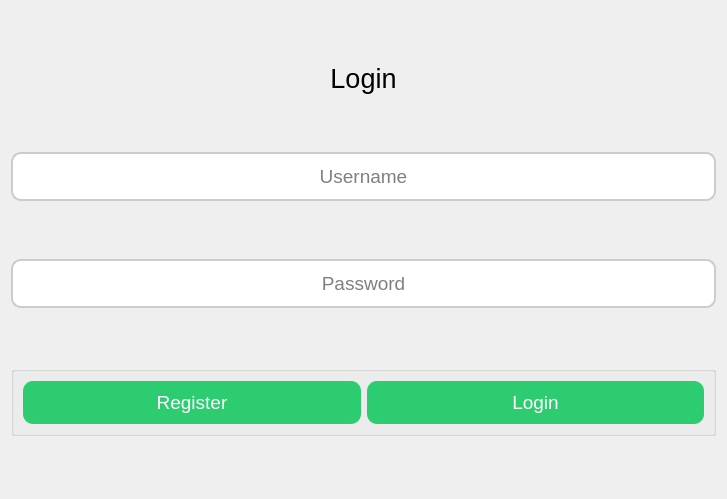
<?xml version="1.0" encoding="UTF-8"?>
<ui version="4.0">
 <class>LoginPage</class>
 <widget class="QWidget" name="Login">
  <property name="geometry">
   <rect>
    <x>0</x>
    <y>0</y>
    <width>727</width>
    <height>499</height>
   </rect>
  </property>
  <property name="windowTitle">
   <string>Login</string>
  </property>
  <layout class="QVBoxLayout" name="verticalLayout">
   <item>
    <spacer name="verticalSpacer">
     <property name="orientation">
      <enum>Qt::Vertical</enum>
     </property>
     <property name="sizeHint" stdset="0">
      <size>
       <width>20</width>
       <height>40</height>
      </size>
     </property>
    </spacer>
   </item>
   <item>
    <widget class="QLabel" name="titleLabel">
     <property name="font">
      <font>
       <family>Segoe UI</family>
       <pointsize>20</pointsize>
      </font>
     </property>
     <property name="text">
      <string>Login</string>
     </property>
     <property name="alignment">
      <set>Qt::AlignCenter</set>
     </property>
    </widget>
   </item>
   <item>
    <spacer name="verticalSpacer_2">
     <property name="orientation">
      <enum>Qt::Vertical</enum>
     </property>
     <property name="sizeHint" stdset="0">
      <size>
       <width>20</width>
       <height>40</height>
      </size>
     </property>
    </spacer>
   </item>
   <item>
    <widget class="QLineEdit" name="usernameLineEdit">
     <property name="font">
      <font>
       <family>Segoe UI</family>
       <pointsize>14</pointsize>
      </font>
     </property>
     <property name="styleSheet">
      <string>QLineEdit {
border: 2px solid #ccc;
border-radius: 10px;
padding: 10px;
}</string>
     </property>
     <property name="alignment">
      <set>Qt::AlignCenter</set>
     </property>
     <property name="placeholderText">
      <string>Username</string>
     </property>
    </widget>
   </item>
   <item>
    <spacer name="verticalSpacer_3">
     <property name="orientation">
      <enum>Qt::Vertical</enum>
     </property>
     <property name="sizeHint" stdset="0">
      <size>
       <width>20</width>
       <height>40</height>
      </size>
     </property>
    </spacer>
   </item>
   <item>
    <widget class="QLineEdit" name="passwordLineEdit">
     <property name="font">
      <font>
       <family>Segoe UI</family>
       <pointsize>14</pointsize>
      </font>
     </property>
     <property name="styleSheet">
      <string>QLineEdit {
     border: 2px solid #ccc;
     border-radius: 10px;
     padding: 10px;
     }</string>
     </property>
     <property name="echoMode">
      <enum>QLineEdit::Password</enum>
     </property>
     <property name="alignment">
      <set>Qt::AlignCenter</set>
     </property>
     <property name="placeholderText">
      <string>Password</string>
     </property>
    </widget>
   </item>
   <item>
    <spacer name="verticalSpacer_4">
     <property name="orientation">
      <enum>Qt::Vertical</enum>
     </property>
     <property name="sizeHint" stdset="0">
      <size>
       <width>20</width>
       <height>40</height>
      </size>
     </property>
    </spacer>
   </item>
   <item>
    <widget class="QGroupBox" name="horizontalGroupBox">
     <layout class="QHBoxLayout" name="horizontalLayout">
      <item>
       <widget class="QPushButton" name="registerButton">
        <property name="enabled">
         <bool>true</bool>
        </property>
        <property name="font">
         <font>
          <family>Segoe UI</family>
          <pointsize>14</pointsize>
         </font>
        </property>
        <property name="styleSheet">
         <string>QPushButton {
     background-color: #2ecc71;
     color: white;
     border: none;
     border-radius: 10px;
     padding: 10px;
     min-width: 80px;
     }
     QPushButton:hover {
     background-color: #27ae60;
     }</string>
        </property>
        <property name="text">
         <string>Register</string>
        </property>
       </widget>
      </item>
      <item>
       <widget class="QPushButton" name="loginButton">
        <property name="font">
         <font>
          <family>Segoe UI</family>
          <pointsize>14</pointsize>
         </font>
        </property>
        <property name="styleSheet">
         <string>QPushButton {
     background-color: #2ecc71;
     color: white;
     border: none;
     border-radius: 10px;
     padding: 10px;
     min-width: 80px;
     }
     QPushButton:hover {
     background-color: #27ae60;
     }</string>
        </property>
        <property name="text">
         <string>Login</string>
        </property>
       </widget>
      </item>
     </layout>
    </widget>
   </item>
   <item>
    <spacer name="verticalSpacer_5">
     <property name="orientation">
      <enum>Qt::Vertical</enum>
     </property>
     <property name="sizeHint" stdset="0">
      <size>
       <width>20</width>
       <height>40</height>
      </size>
     </property>
    </spacer>
   </item>
  </layout>
 </widget>
 <resources/>
 <connections/>
</ui>
